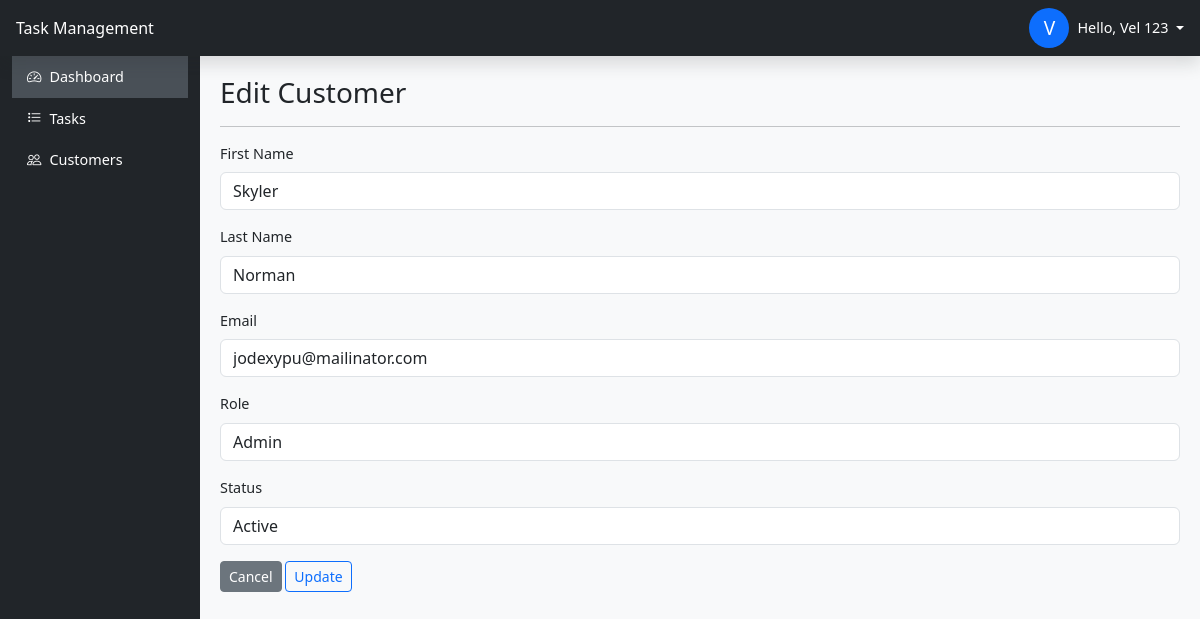
Screenshot of /admin/customers/AddEditCustomer.php?id=16 (signed in) with the database file from the repository.
### tables this page shows
CREATE TABLE `users` (
  `id` int(11) NOT NULL,
  `first_name` varchar(50) DEFAULT NULL,
  `last_name` varchar(50) DEFAULT NULL,
  `email` varchar(100) NOT NULL,
  `password` varchar(255) NOT NULL,
  `role` enum('Admin','User') DEFAULT 'User',
  `status` enum('Active','Inactive') DEFAULT 'Active',
  `reset_password_token` varchar(255) DEFAULT NULL,
  `created_at` timestamp NULL DEFAULT current_timestamp(),
  `updated_at` timestamp NULL DEFAULT current_timestamp() ON UPDATE current_timestamp()
);

### admin/customers/AddEditCustomer.php (the view, shortened to what this page needs)
<?php
include "../../header.php";
include "../../sidebar.php";
$id = null;
$first_name = "";
$last_name = "";
$email = "";
$role = "User";
$status = "Active";
if (isset($_GET['id'])) {
    $id = intval($_GET['id']);
    $result = $conn->query("SELECT * FROM users WHERE id = " . $id . "");
    if ($result->num_rows > 0) {
        $user = $result->fetch_assoc();
        $first_name = htmlspecialchars($user['first_name']);
        $last_name = htmlspecialchars($user['last_name']);
        $email = htmlspecialchars($user['email']);
        $role = htmlspecialchars($user['role']);
        $status = htmlspecialchars($user['status']);
    } else {
        echo "<p>User not found.</p>";
        exit;
    }
}
?>
<h3><?php echo $id ? "Edit" : "Add"; ?>&nbsp;Customer</h3>
<hr>
<form method="POST" action="">
    <div class="mb-3">
        <label for="first_name" class="form-label">First Name</label>
        <input type="text" name="first_name" id="first_name" class="form-control" value="<?php echo $first_name; ?>" required>
    </div>
    <div class="mb-3">
        <label for="last_name" class="form-label">Last Name</label>
        <input type="text" name="last_name" id="last_name" class="form-control" value="<?php echo $last_name; ?>" required>
    </div>
    <div class="mb-3">
        <label for="email" class="form-label">Email</label>
        <input type="email" name="email" id="email" class="form-control" value="<?php echo $email; ?>" required>
    </div>
    <div class="mb-3">
        <label for="role" class="form-label">Role</label>
        <select name="role" id="role" class="form-control">
            <option value="Admin" <?php echo $role === 'Admin' ? 'selected' : ''; ?>>Admin</option>
        </select>
    </div>
    <div class="mb-3">
        <label for="status" class="form-label">Status</label>
        <select name="status" id="status" class="form-control">
            <option value="Active" <?php echo $status === 'Active' ? 'selected' : ''; ?>>Active</option>
        </select>
    </div>
    <a href="list.php" class="btn btn-secondary btn-sm">Cancel</a>
    <button type="submit" class="btn btn-outline-primary btn-sm"><?php echo $id ? "Update" : "Submit"; ?></button>
</form>
<?php include "../../footer.php"; ?>

### styles.css (style rules this page uses)
body { font-size: 0.9rem; }

### rows the page displays
users: first_name "Skyler", last_name "Norman", email "jodexypu@mailinator.com", role "Admin", status "Active"

### other values shown
$userName[0] "V"
$userName "Vel 123"
